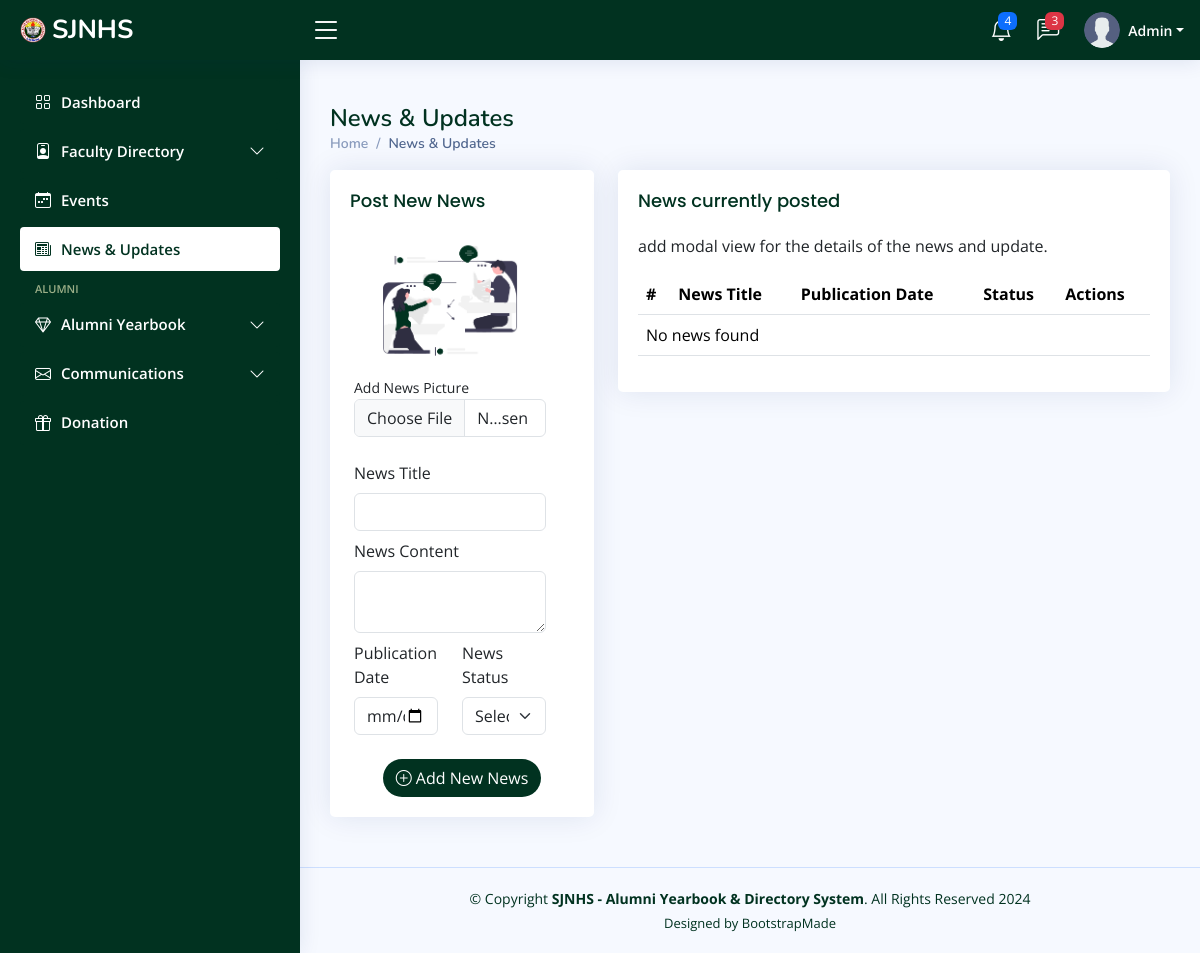
Page /admin/news-and-updates.php (signed in) on the earlier database version.
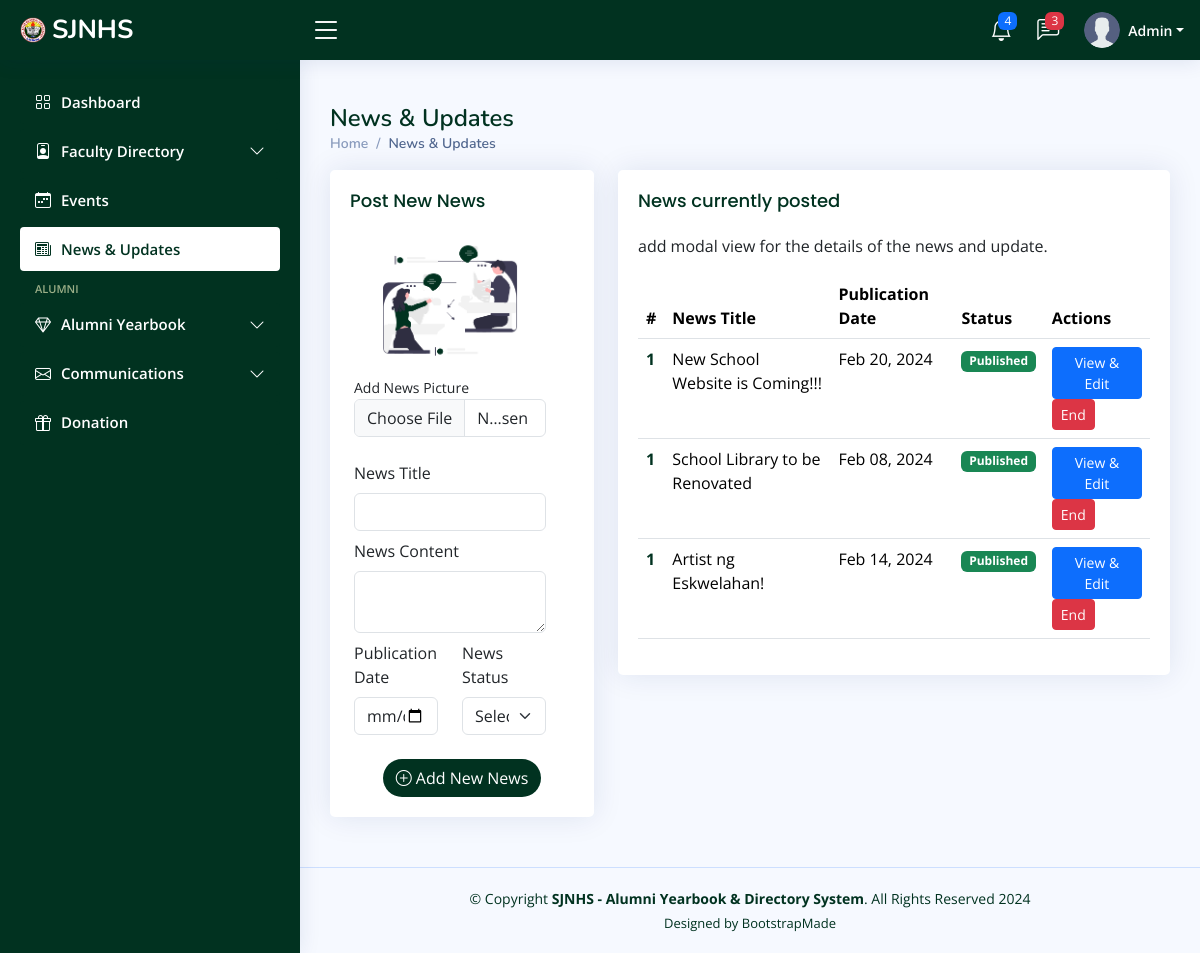
Same page on the later database version.
### tables this page shows
CREATE TABLE `news` (
  `id` int(11) NOT NULL,
  `newsCode` varchar(255) NOT NULL,
  `title` varchar(255) NOT NULL,
  `content` text NOT NULL,
  `publication_date` date NOT NULL,
  `newsStatus` int(11) NOT NULL,
  `newsPicture` varchar(255) NOT NULL,
  `date_created` timestamp NOT NULL DEFAULT current_timestamp()
);

### admin/news-and-updates.php (the view, shortened to what the changed rows need)
<?php
include_once 'includes/header.php';
include_once 'includes/conn.php';
?>
<main id="main" class="main">
    <div class="pagetitle">
        <h1>News &amp; Updates</h1>
    </div>
    <section class="section">
        <div class="row">
            <div class="col-lg-8">
                <div class="card">
                    <div class="card-body">
                        <table class="table datatable">
                            <thead>
                                <tr>
                                    <th scope="col">#</th>
                                    <th scope="col">News Title</th>
                                    <th scope="col">Publication Date</th>
                                    <th scope="col">Status</th>
                                    <th scope="col">Actions</th>
                                </tr>
                            </thead>
                            <tbody>
                                <?php
                            $sql = "SELECT * FROM news";
                            $result = mysqli_query($conn, $sql);
                            $count = 1;
                            if (mysqli_num_rows($result) > 0) {
                                while ($row = mysqli_fetch_assoc($result)) {
                                    echo "<tr>";
                                    echo "<th scope='row'><a href='#'>$count</a></th>";
                                    echo "<td>{$row['title']}</td>";
                                    echo "<td>" . date("M d, Y", strtotime($row['publication_date'])) . "</td>";                                    echo "<td>";
                                    switch ($row['newsStatus']) {
                                        case "1":
                                            echo '<span class="badge bg-success">Published</span>';
                                            break;
                                    }echo "</td>";
                                    echo "<td>
                                            <button class='btn btn-primary btn-sm' onclick='viewEditNews({$row['id']})' data-bs-toggle='modal' data-bs-target='#newsModal'>View &amp; Edit</button>
                                            <button class='btn btn-danger btn-sm'>End</button>
                                        </td>";
                                    echo "</tr>";
                                }
                            } else {
                                echo "<tr><td colspan='5'>No news found</td></tr>";
                            }
                            ?>
                            </tbody>
                        </table>
                    </div>
                </div>
            </div>
        </div>
    </section>
</main>
<?php
include_once 'includes/footer.php';
?>

Differences in the rows shown:
added news: title "New School Website is Coming!!!", publication_date "Feb 20, 2024", newsStatus "Published"
added news: title "School Library to be Renovated", publication_date "Feb 08, 2024", newsStatus "Published"
added news: title "Artist ng Eskwelahan!", publication_date "Feb 14, 2024", newsStatus "Published"
Other differences:
text no longer shown: "No news found"
